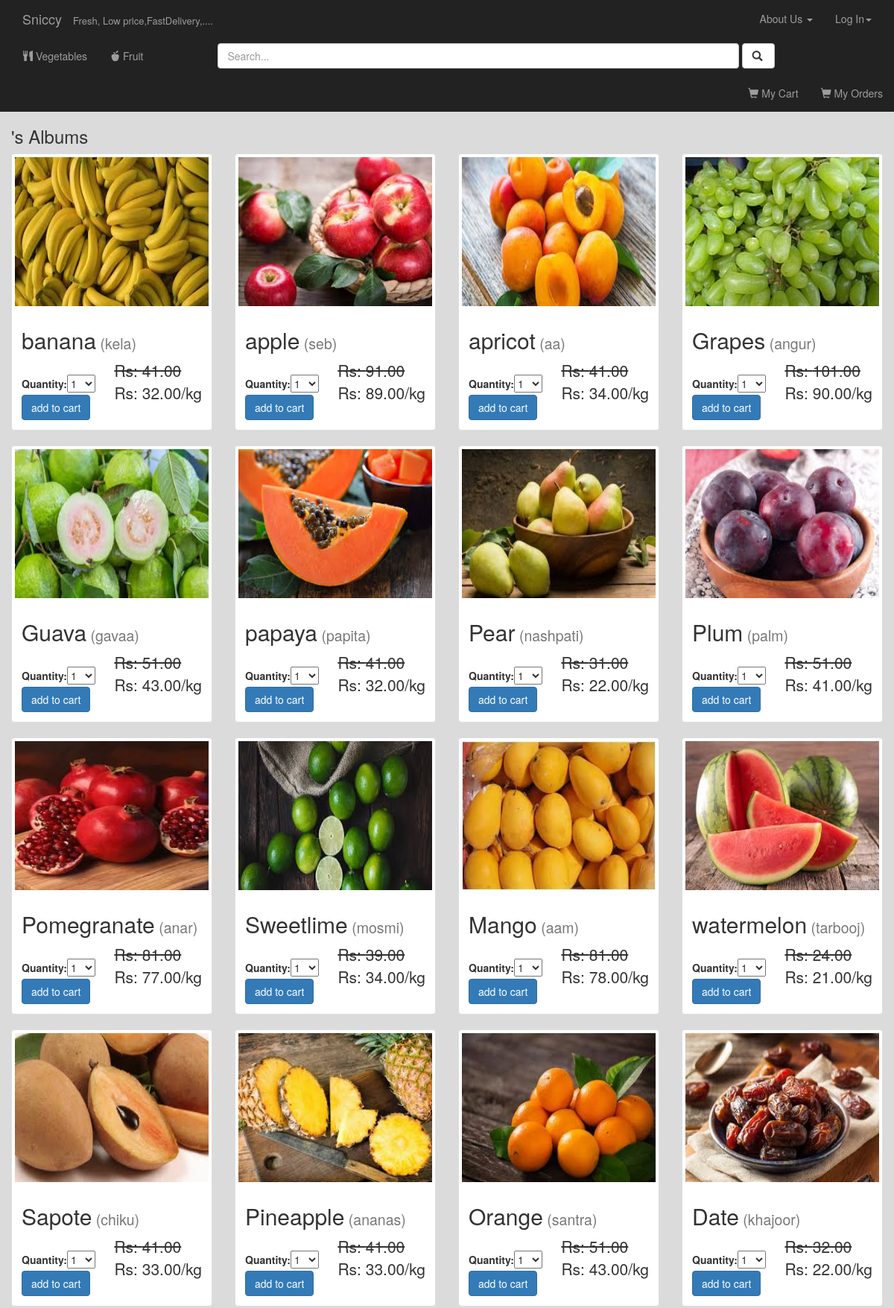
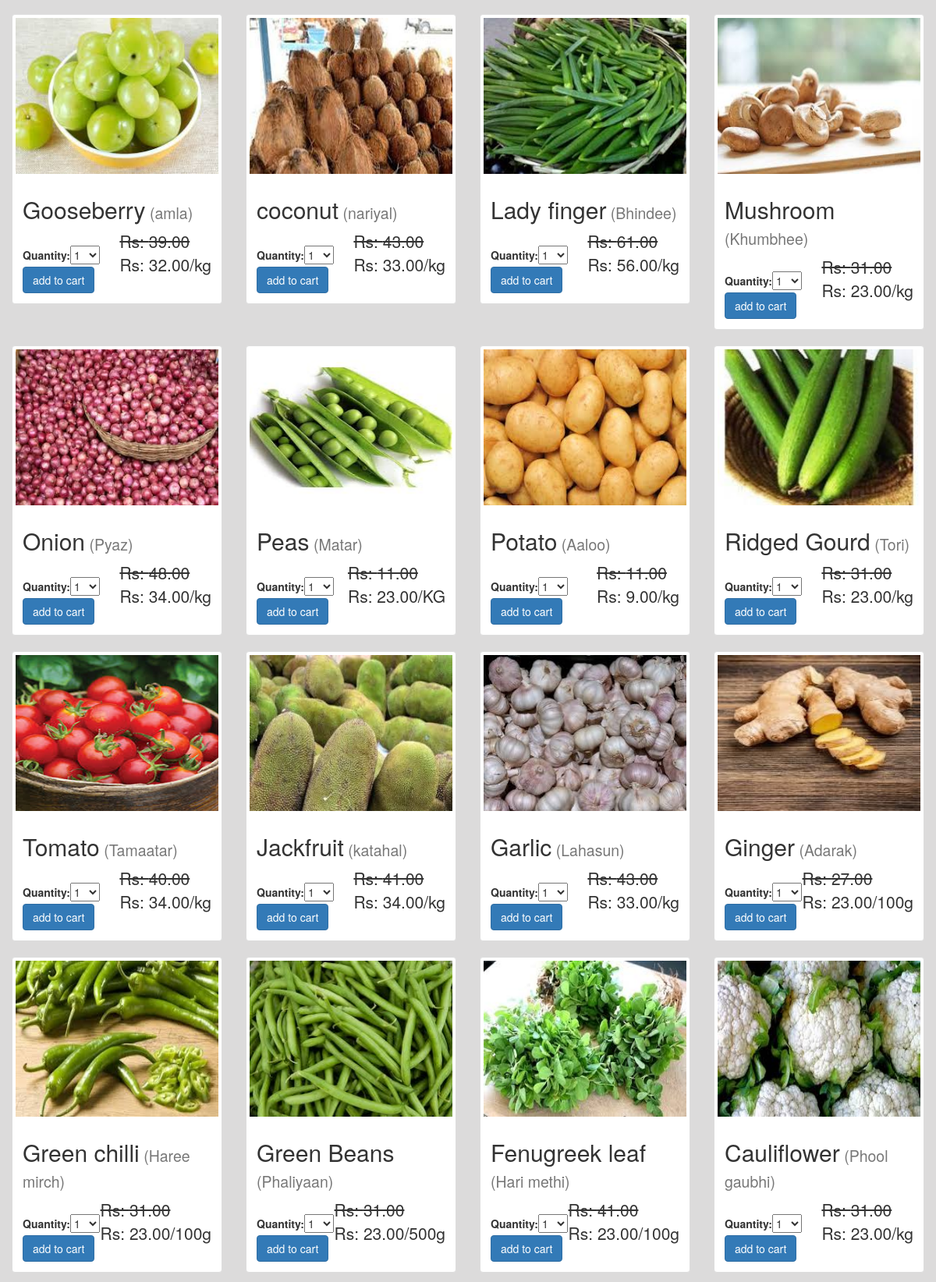
Screenshot of /food/ (upper part) with the database file from the repository (2 pictures, top to bottom).
### food/models.py (models this page shows, shortened)
class Product(models.Model):
    category = models.ForeignKey(Category  , on_delete=models.CASCADE)
    name = models.CharField(max_length=100, db_index=True)
    nick_names = models.CharField(max_length=400, db_index=True)
    slug = models.SlugField(max_length=150,blank=True, unique=True ,db_index=True)
    description = models.TextField(blank=True)
    b_price = models.DecimalField(max_digits=10, decimal_places=2)
    price = models.DecimalField(max_digits=10, decimal_places=2)
    weight = models.CharField(max_length=15, db_index=True)
    available = models.BooleanField(default=True)
    stock = models.PositiveIntegerField()
    created_at = models.DateTimeField(auto_now_add=True)
    updated_at = models.DateTimeField(auto_now=True)
    logo=models.FileField()

### food/views.py (the view)
def sfood(request):
    category = Category.objects.all()
    product = Product.objects.all()
    template = loader.get_template('food/sfood.html')#we do not wrtei template becuse by defulat django is set up to see in templates folder so take care
    cart_product_form = CartAddProductForm()
    query = request.GET.get("q")
    if query:
        category = category.filter(
            Q(name__icontains=query) |
            Q(nick_names__icontains=query)
        ).distinct()
        product = product.filter(
            Q(name__icontains=query) |
            Q(description__icontains=query) |
            Q(nick_names__icontains=query) |
            Q(price__icontains=query)
        ).distinct()
        return render(request, 'food/sfood.html', {
            'category': category,
            'product': product,
            'cart_product_form': cart_product_form,
        })
    else:
        return render(request, 'food/sfood.html', {
            'category': category,
            'product': product,
            'cart_product_form': cart_product_form,
        })

### food/forms.py
class CartAddProductForm(forms.Form):
    quantity = forms.TypedChoiceField(choices=PRODUCT_QUANTITY_CHOICES, coerce=int)
    update = forms.BooleanField(required=False, initial=False, widget=forms.HiddenInput)

### food/context_processors.py (called while the page is built)
def cart(request):
    return {'cart': Cart(request)}

### food/templates/food/sfood.html (shortened to what this page needs)
{% extends 'food/base.html' %}
{% block body %}
<div class="albums-container container-fluid">
    <div class="row">
        <div class="col-sm-12" >
            <h3>{{ user.username }}'s Albums {{ user.first_name }}</h3>
        </div>
{% if product %}
            {% for album in product %}
                    <div class="col-sm-4 col-lg-3">
                    <div class="thumbnail">
                        <a href="{% url 'food:detail' album.id %}">
                    <div style="overflow:hidden; " class="i-area">
                            <img src="{{ album.logo.url }}" class="img-responsive" style="height:200px; width:100%;">
                    </div>
                        </a>
                        <div class="caption">
                            <h2>{{ album.name }}<small> ({{ album.nick_names }})</small></h2><small class="pull-right lead"><s>Rs: {{ album.b_price }}</s><br>  Rs: {{ album.price }}/{{ album.weight}} </small>
<br>
                                      <form action="{% url 'food:cart_add' album.id %}" method="post">
                                {{ cart_product_form }}<br>
                                <input type="submit" value="add to cart" class="btn btn-primary">
                            </form>
                        </div>
                    </div>
                </div>
                    {% endfor %}
        {% else %}
            <div class="col-sm-12">
                <br>
                not any album
            </div>
        {% endif %}
    </div>
</div>
    {% endblock %}

### food/templates/food/base.html (shortened to what this page needs)
<!DOCTYPE html>
<html lang="en">
<head>
{% load staticfiles %}
    <link rel="stylesheet" href="https://maxcdn.bootstrapcdn.com/bootstrap/3.3.6/css/bootstrap.min.css">
    <link rel="stylesheet" type="text/css" href="{% static 'food/style.css' %}">
    <link rel="stylesheet" type="text/css" href="{% static 'food/Footer-with-map.css' %}">
</head>
<body>
<nav class="nav navbar-inverse fixed1">
    <div class="container-fluid  ">
       <div class="navbar-header ">
            <a class="navbar-brand" href="{% url 'main' %}">Sniccy  &nbsp <small><small>Fresh, Low price,FastDelivery,....</small></small></a>
        </div>
    <div class="collapse navbar-collapse" id="topNavBar">
        <div class="col-lg- navbar-right ">
             <ul class="nav navbar-nav">
             <li class="dropdown bg-dark">
          <a href="#" class="dropdown-toggle" data-toggle="dropdown" role="button" aria-haspopup="true" aria-expanded="false">About Us <span class="caret"></span></a>
        </li>
    {% if user.is_authenticated %}
            <li class="">
 <a href="{% url 'logout_user' %}">
                    <span class="glyphicon glyphicon-off" aria-hidden="true"></span>&nbsp; LogOut
                </a>
            </li>
                {% else %}
             <li class="dropdown bg-dark">
          <a href="#" class="dropdown-toggle" data-toggle="dropdown" role="button" aria-haspopup="true" aria-expanded="false">Log In<span class="caret"></span></a>
             </li>
            {% endif %}
             </ul>
        </div>
    </div>
    </div>
    </nav>
<nav class="nav navbar-inverse sticky1 fixed1">
    <div class="collapse navbar-collapse" id="topNavBar1">
<div class="col-12 sticky1 ">
        <ul class="nav navbar-nav">
            <li class="">
                <a href="{% url 'food:vegetables' %}">
                    <span class="glyphicon glyphicon-cutlery" aria-hidden="true"></span>&nbsp;Vegetables
                </a>
            </li>
            <li class="">
                <a href="{% url 'food:fruits' %}">
                    <span class="glyphicon glyphicon-apple" aria-hidden="true"></span>&nbsp;Fruit
                </a>
            </li>
        </ul>
<div class="">
        <form class="navbar-form navbar-left sbtnf"  role="search" method="get" action="{% url 'food:sfood' %}">
            <div class="form-group ">
            <input type="text" class="form-control" id="sbtni" name="q" value="{{ request.GET.q }}" placeholder="Search...">
            </div>
            <button type="submit" class="btn btn-default"><span class="glyphicon glyphicon-search" aria-hidden="true"></span>&nbsp;</button>
        </form>
</div>
        <ul class="nav navbar-nav navbar-right">
                                <li class="bg-dark">
                <a href="{% url 'food:cart_detail' %}">
                    <span class="glyphicon glyphicon-shopping-cart"  aria-hidden="true"></span>&nbsp;My Cart
                </a>
            </li>
                     <li >
                <a href="{% url 'orders:your_order' %}">
                    <span class="glyphicon glyphicon-shopping-cart"  aria-hidden="true"></span>&nbsp;My Orders
                </a>
            </li>
        </ul>
</div>
    </div>
</nav>
{% block body %}
{% endblock %}
</body>
</html>

### food/static/food/style.css (style rules this page uses)
body { background-color:RGB(220, 219, 219); background:RGB(220, 219, 219) url("images/backgrohdund.jpg"); background-repeat:no-repeat; background-size:cover; padding:0px; }
.nav { color: #335; z-index:2; }
.thumbnail { color:RGB(220, 219, 219); }
.sticky1 { position: sticky; z-index:100; margin-top:0; top:0px; color:; width:100%; text-align:; }
#sbtni { min-width:; margin-left:auto; margin-right:0px; }
@media only screen and (min-width:1150.9843px) { #sbtni { min-width:700px; margin-left:70px; } }

### rows the page displays
Product: logo (picture), name "banana", nick_names "kela", b_price "41.00", price "32.00", weight "kg"
Product: logo (picture), name "apple", nick_names "seb", b_price "91.00", price "89.00", weight "kg"
Product: logo (picture), name "apricot", nick_names "aa", b_price "41.00", price "34.00", weight "kg"
Product: logo (picture), name "Grapes", nick_names "angur", b_price "101.00", price "90.00", weight "kg"
Product: logo (picture), name "Guava", nick_names "gavaa", b_price "51.00", price "43.00", weight "kg"
Product: logo (picture), name "papaya", nick_names "papita", b_price "41.00", price "32.00", weight "kg"
Product: logo (picture), name "Pear", nick_names "nashpati", b_price "31.00", price "22.00", weight "kg"
Product: logo (picture), name "Plum", nick_names "palm", b_price "51.00", price "41.00", weight "kg"
Product: logo (picture), name "Pomegranate", nick_names "anar", b_price "81.00", price "77.00", weight "kg"
Product: logo (picture), name "Sweetlime", nick_names "mosmi", b_price "39.00", price "34.00", weight "kg"
Product: logo (picture), name "Mango", nick_names "aam", b_price "81.00", price "78.00", weight "kg"
Product: logo (picture), name "watermelon", nick_names "tarbooj", b_price "24.00", price "21.00", weight "kg"
Product: logo (picture), name "Sapote", nick_names "chiku", b_price "41.00", price "33.00", weight "kg"
Product: logo (picture), name "Pineapple", nick_names "ananas", b_price "41.00", price "33.00", weight "kg"
Product: logo (picture), name "Orange", nick_names "santra", b_price "51.00", price "43.00", weight "kg"
Product: logo (picture), name "Date", nick_names "khajoor", b_price "32.00", price "22.00", weight "kg"
Product: logo (picture), name "Gooseberry", nick_names "amla", b_price "39.00", price "32.00", weight "kg"
Product: logo (picture), name "coconut", nick_names "nariyal", b_price "43.00", price "33.00", weight "kg"
Product: logo (picture), name "Lady finger", nick_names "Bhindee", b_price "61.00", price "56.00", weight "kg"
Product: logo (picture), name "Mushroom", nick_names "Khumbhee", b_price "31.00", price "23.00", weight "kg"
Product: logo (picture), name "Onion", nick_names "Pyaz", b_price "48.00", price "34.00", weight "kg"
Product: logo (picture), name "Peas", nick_names "Matar", b_price "11.00", price "23.00", weight "KG"
Product: logo (picture), name "Potato", nick_names "Aaloo", b_price "11.00", price "9.00", weight "kg"
Product: logo (picture), name "Ridged Gourd", nick_names "Tori", b_price "31.00", price "23.00", weight "kg"
Product: logo (picture), name "Tomato", nick_names "Tamaatar", b_price "40.00", price "34.00", weight "kg"
Product: logo (picture), name "Jackfruit", nick_names "katahal", b_price "41.00", price "34.00", weight "kg"
Product: logo (picture), name "Garlic", nick_names "Lahasun", b_price "43.00", price "33.00", weight "kg"
Product: logo (picture), name "Ginger", nick_names "Adarak", b_price "27.00", price "23.00", weight "100g"
Product: logo (picture), name "Green chilli", nick_names "Haree mirch", b_price "31.00", price "23.00", weight "100g"
Product: logo (picture), name "Green Beans", nick_names "Phaliyaan", b_price "31.00", price "23.00", weight "500g"
Product: logo (picture), name "Fenugreek leaf", nick_names "Hari methi", b_price "41.00", price "23.00", weight "100g"
Product: logo (picture), name "Cauliflower", nick_names "Phool gaubhi", b_price "31.00", price "23.00", weight "kg"
